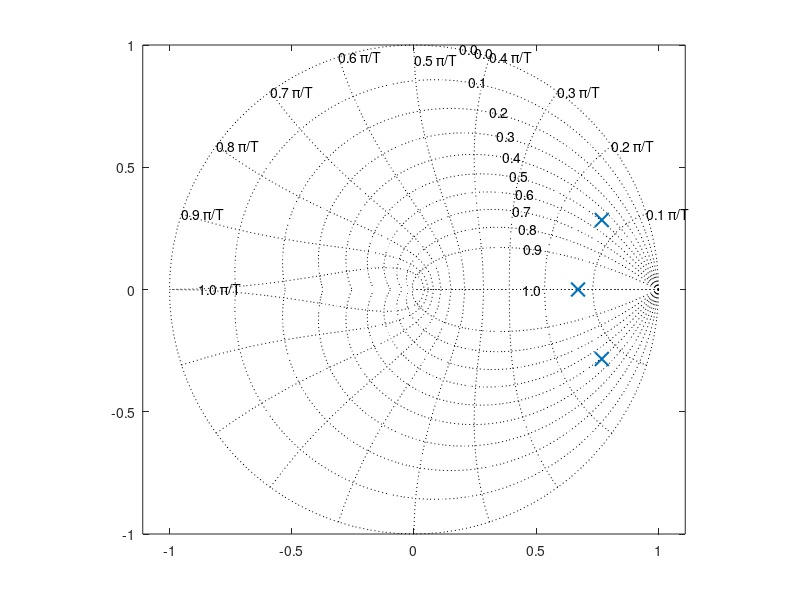
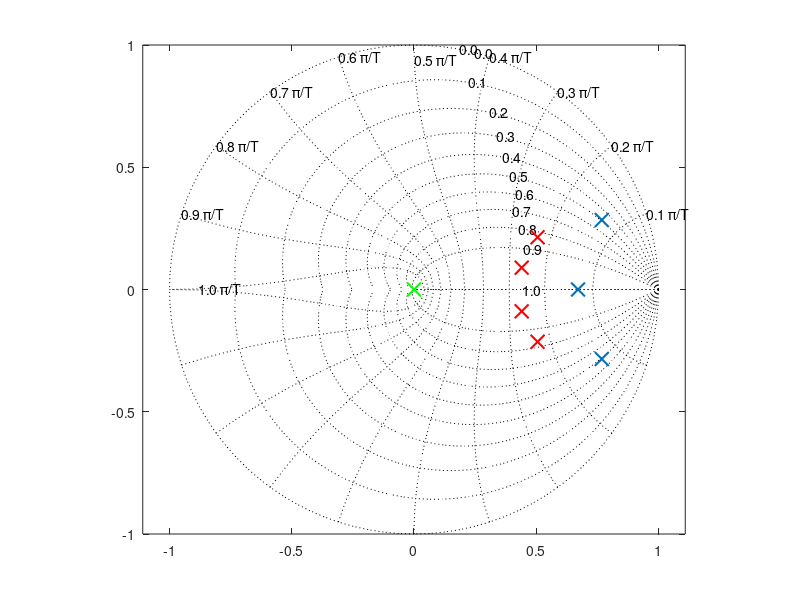
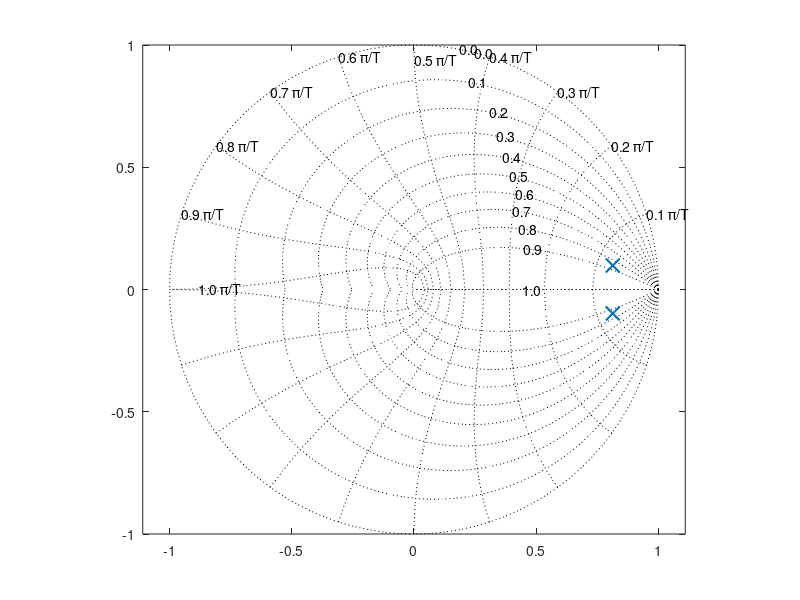
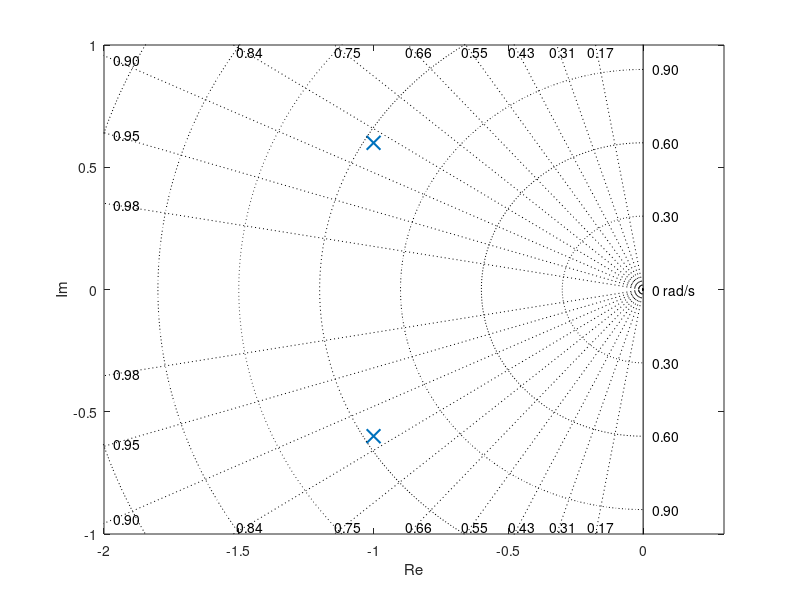

Recreate these plots in MATLAB, in order. (Note: this script raises an error after producing the figures.)
%% ABS brakes exercise

% Plant
a = -1;  % Nominal
a0 = 0; % True
s = tf('s');
G = 1/(s*(s+a));
Gd = -1/(s+a);

G0 = 1/(s*(s+a0));
Gd0 = -1/(s+a0);

% Discretization
h = 0.2;
H = c2d(G, h)
Hd = c2d(Gd, h)

H0 = c2d(G0, h);
Hd0 = c2d(Gd0, h);




%% Lead compensator
F_l = zpk(0.9,0.2, 1, h)

figure(1)
clf
rlocus(F_l*H)


K = 10;

% closed-loop system from disturbance
Hcd = minreal(Hd*feedback(1, K*F_l*H));
Hcd0 = minreal(Hd0*feedback(1, K*F_l*H0));
Hcd2 = minreal(Hd0*feedback(1, K*F_l*H*tf([1],[1, 0], h)));

pole(Hcd)

figure(2)
clf
step(Hcd, Hcd0, Hcd2)
tvec = 0:h:7;
ys = step(Hcd, tvec);
dlmwrite('abs-lead-steps.dat', cat(2, tvec', ys), 'delimiter', '\t');



figure(3)
set(gcf, 'position', [100,100, 700, 600])
clf
zgrid
hold on
plot(real(pole(Hcd)), imag(pole(Hcd)), 'x', 'markersize', 10, 'linewidth', 1.5)
axis equal
print -dpdf abs-lead-poles.pdf

pc = log(pole(Hcd))/h

pcdesired = [-4+1j, -4-1j, -3-2*1j, -3+2*1j];
pddesired = exp(h*pcdesired);
plot(real(pddesired), imag(pddesired), 'rx', 'markersize', 10, 'linewidth', 1.5)
plot(0, 0, 'gx', 'markersize', 10, 'linewidth', 1.5)
axis equal

print -dpdf abs-desired-poles.pdf


figure(6)
h = 0.2;
pcdesired0 = [-1 + 0.6*1j, -1 - 0.6*1j];
pddesired0 = exp(h*pcdesired0);
set(gcf, 'position', [100,100, 700, 600])
clf
zgrid
hold on
plot(real(pddesired0), imag(pddesired0), 'x', 'markersize', 10, 'linewidth', 1.5)
axis equal
print -dpdf abs-desired0-poles.pdf

figure(7)
set(gcf, 'position', [200,200, 400, 600])
plot(real(pcdesired0), imag(pcdesired0), 'x', 'markersize', 10, 'linewidth', 1.5)
xlabel('Re')
ylabel('Im')
xlim([-2,0])
ylim([-1, 1])
sgrid
print -dpdf abs-desired0-cont-poles.pdf



%% RST design

syms r1 r2 r3 s0 s1 s2 s3 z 

% Plant
[num,den] = tfdata(H);
A = z^2+den{1}(2)*z + den{1}(3);
B = num{1}(1)*z^2 + num{1}(2)*z + num{1}(3);
d = 2;

% Controller polynomials
R = z^3 + r1*z^2 + r2*z + r3;
S = s0*z^3 + s1*z^2 + s2*z + s3;

% Left hand side of Diophantine eqn
LHS = collect(A*R*z^d + B*S, z)

% Right hand side
Ao = z^3;
Ac = 1;
for i=1:4
    Ac = Ac*(z-pddesired(i));
end

RHS = collect(Ac*Ao, z)

% Coefficients
LHScoeffs = coeffs(LHS, z, 'All') % Coefficients in decreasing power of z
RHScoeffs = coeffs(RHS, z, 'All')

% Set up system of equations
unknowns = [r1, r2, r3, s0, s1, s2, s3];
%[M, b] = equationsToMatrix(LHScoeffs(1:end-1) - RHScoeffs(1:end-1), ...
%    unknowns)

% Or use the solve function
sol = solve(LHScoeffs(2:end) - RHScoeffs(2:end), unknowns)

% Find t0
t0 = subs(Ac, z, 1) / subs(B, z, 1)

%% Substitute with numerical values
r1_n = double(sol.r1);
r2_n = double(sol.r2);
r3_n = double(sol.r3);
s0_n = double(sol.s0);
s1_n = double(sol.s1);
s2_n = double(sol.s2);
s3_n = double(sol.s3);

t0_n = double(t0);

%% Form closed-loop system and simulate
Ao_n = [1, 0, 0, 0];
Sp = [s0_n, s1_n, s2_n, s3_n];
Rp = [1, r1_n, r2_n, r3_n];
Fb = tf(Sp, Rp, h);
Ff = t0_n*tf(Ao_n, Rp, h);

Gc = minreal( Ff*feedback(H, Fb*tf([1], [1, 0, 0], h)) )
Gcd = minreal(Hd*feedback(1, H*Fb*tf([1], [1, 0, 0], h)))
Gc2 = minreal( Ff*feedback(H, Fb) )
Gcd2 = minreal(Hd*feedback(1, H*Fb))

figure(4)
clf
subplot(121)
step(Gc)
subplot(122)
step(Gcd)

tvec = 0:h:7;
ys = step(Gcd, tvec);
dlmwrite('abs-rst-steps.dat', cat(2, tvec', ys), 'delimiter', '\t');














